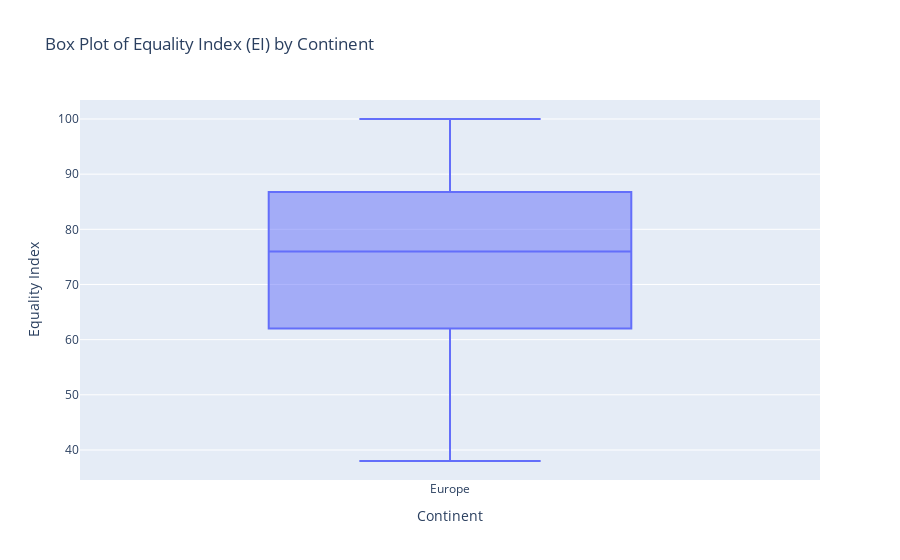

Notebook code cell kept with this figure:
### Code cell
import plotly.express as px

fig = px.box(
    df_europe,
    x='Continent',  # Group by continent
    y='EI',  # The Equality Index
    title="Box Plot of Equality Index (EI) by Continent",
    labels={"EI": "Equality Index", "Continent": "Continent"},  # Optional, for better labeling
)

fig.show()

### Figure 1 — Plotly figure (JSON) as saved in the notebook; plotly's stock layout.template omitted (floating-point values rounded to 4 significant figures)
{"data": [{"alignmentgroup": "True", "hovertemplate": "Continent=%{x}<br>Equality Index=%{y}<extra></extra>", "legendgroup": "", "marker": {"color": "#636efa"}, "name": "", "notched": false, "offsetgroup": "", "orientation": "v", "showlegend": false, "type": "box", "x": ["Europe", "Europe", "Europe", "Europe", "Europe", "Europe", "Europe", "Europe", "Europe", "Europe", "Europe", "Europe", "Europe", "Europe", "Europe", "Europe", "Europe", "Europe", "Europe", "Europe", "Europe", "Europe", "Europe", "Europe", "Europe", "Europe", "Europe", "Europe", "Europe", "Europe", "Europe", "Europe", "Europe", "Europe", "Europe", "Europe", "Europe", "Europe", "Europe", "Europe", "Europe", "Europe", "Europe"], "x0": " ", "xaxis": "x", "y": [98, 87, 100, 100, 93, 84, 90, 100, 93, 91, 85, 89, 86, 80, 85, 76, 82, 69, 75, 64, 81, 75, 84, 92, 80, 79, 55, 68, 61, 55, 66, 60, 57, 62, 62, 63, 61, 62, 55, 58, 51, 63, 38], "y0": " ", "yaxis": "y"}], "layout": {"autosize": true, "boxmode": "group", "legend": {"tracegroupgap": 0}, "title": {"text": "Box Plot of Equality Index (EI) by Continent"}, "xaxis": {"anchor": "y", "autorange": true, "domain": [0, 1], "range": [-0.5, 0.5], "title": {"text": "Continent"}, "type": "category"}, "yaxis": {"anchor": "x", "autorange": true, "domain": [0, 1], "range": [34.56, 103.4], "title": {"text": "Equality Index"}, "type": "linear"}}}
